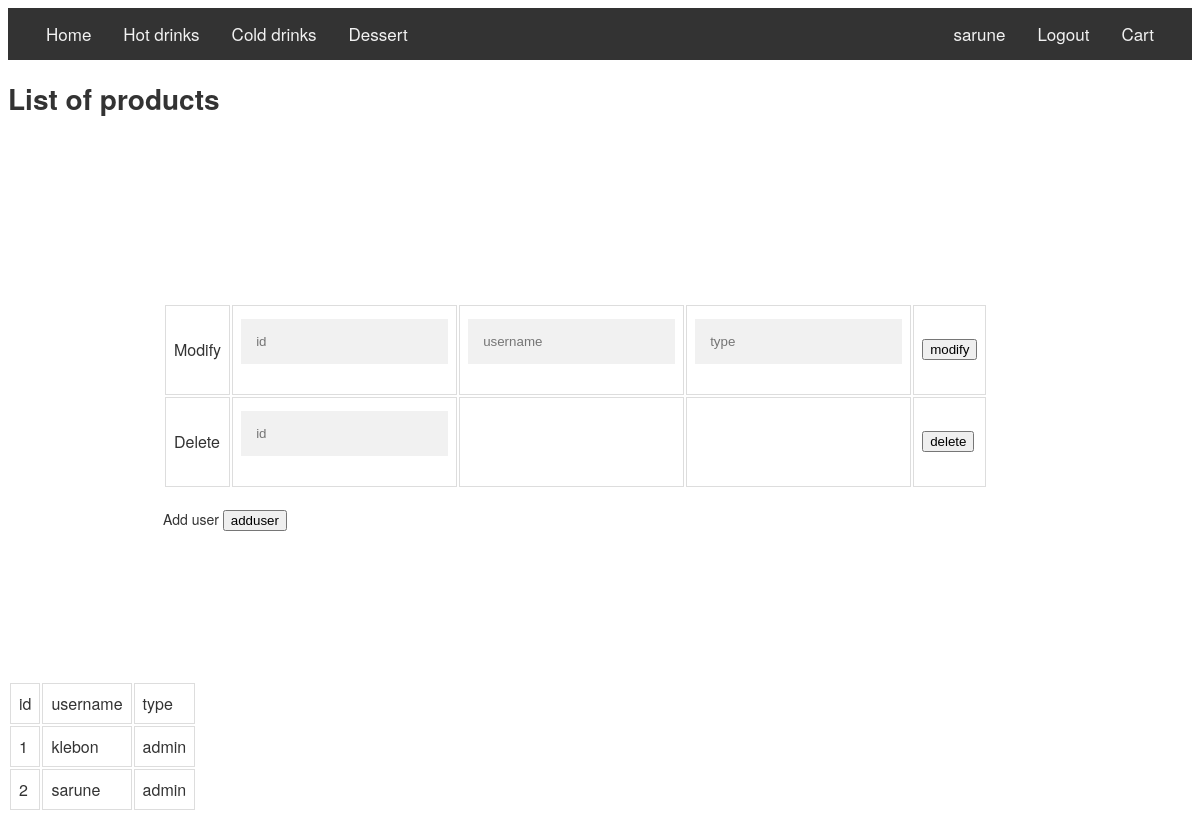
Screenshot of /admin_users.php (signed in) with the database file from the repository.
### tables this page shows
CREATE TABLE `users` (
  `id` int(11) NOT NULL,
  `username` text NOT NULL,
  `password` text NOT NULL,
  `secret` text NOT NULL,
  `type` varchar(10) NOT NULL DEFAULT 'user'
);

### admin_users.php (the view, shortened to what this page needs)
<?php
require_once("db_connection.php");
include("header.php");
include("nav.php");
?>
<!DOCTYPE html>
<html>
	<head>
	</head>
	<body>
		<h1>List of products</h1>
		<form class="wrapper" action="<?php echo htmlspecialchars($_SERVER["PHP_SELF"]);?>" method="post">
			<table>
				<tr>
					<td>Modify</td>
					<td><input type="text" name="id_mod" placeholder="id" value=""></td>
					<td><input type="text" name="username_mod" placeholder="username" value=""></td>
					<td><input type="text" name="type_mod" placeholder="type" value=""></td>
					<td><input type="submit" name="modify" value="modify"></td>
				</tr>
				<tr>
					<td>Delete</td>
					<td><input type="text" name="id_del" placeholder="id" value=""></td>
					<td></td>
					<td></td>
					<td><input type="submit" name="delete" value="delete"></td>
				</tr>
			</table>
			<br>
			<label>Add user</label>
			<input type="submit" name="adduser" value="adduser">
		</form>
		<table>
			<tr>
				<td>id</td>
				<td>username</td>
				<td>type</td>
			</tr>
<?php
$stmt = "SELECT id, username, type FROM users" ;
if ($list = mysqli_query($connection, $stmt))
{
	if (mysqli_num_rows($list) > 0)
	{
    	while($row = mysqli_fetch_assoc($list))
		{?>
				<tr>
					<td><?php echo $row["id"]; ?></td>
					<td><?php echo $row["username"]; ?></td>
					<td><?php echo $row["type"]; ?></td>
				</tr>
		<?php
		}
	}
}
?>
		</table>
	</body>
</html>

### final.css (style rules this page uses)
body { font-family: "Helvetica Neue", Helvetica, Arial, sans-serif; font-size: 14px; line-height: 1.42857143; color: #333333; background-color: #fff; }
* { box-sizing: border-box; }
*:before, *:after { box-sizing: border-box; }
@media (min-width: 768px) { td, th { border: 1px solid #ddd; padding: 8px; } }
@media (min-width: 768px) { form { margin: 0 auto; } }
@media (min-width: 768px) { .wrapper { padding-right: 155px; padding-left: 155px; padding-bottom: 150px; padding-top: 165px; background-color: white; } }
@media (min-width: 768px) { input[type=text], input[type=password] { width: 100%; padding: 15px; margin: 5px 0 22px 0; display: inline-block; border: none; background: #f1f1f1; } }

### rows the page displays
users: id "1", username "klebon", type "admin"
users: id "2", username "sarune", type "admin"

### other values shown
$_SESSION["username"] "sarune"
